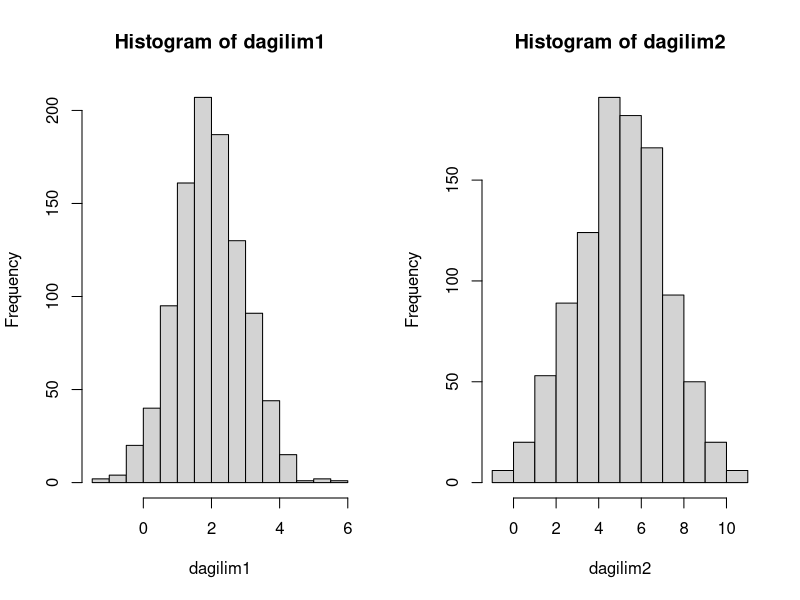
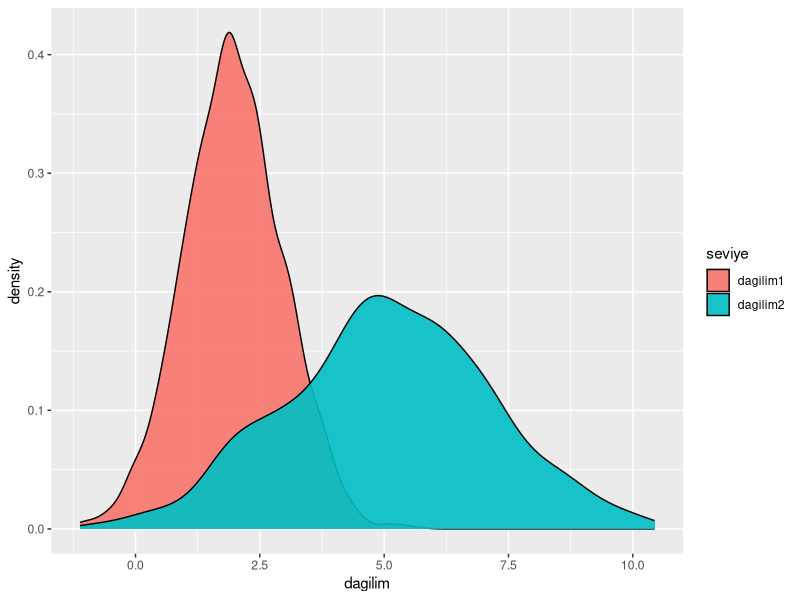
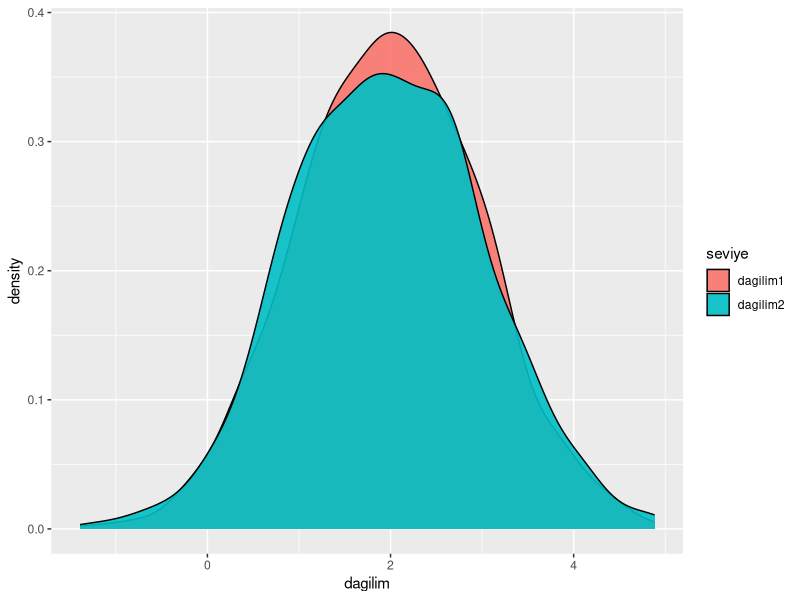
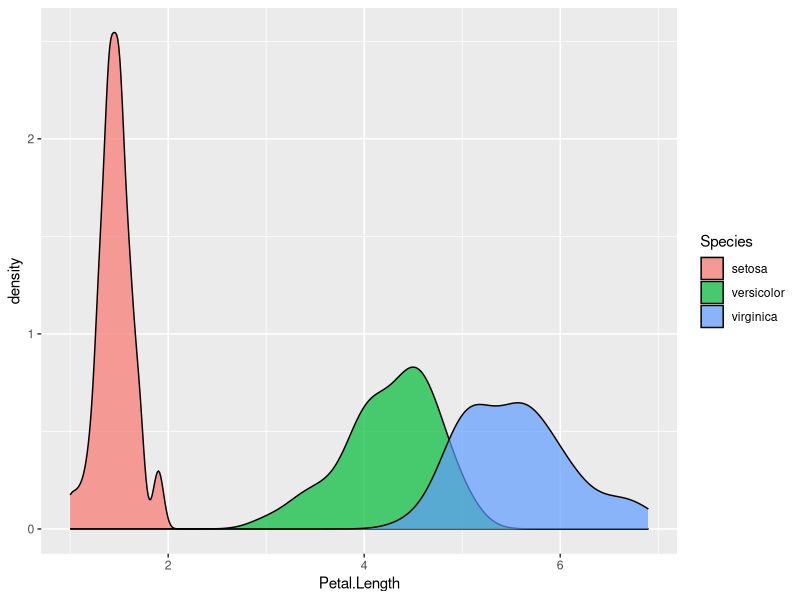

Write the R code that produced these figures, in order.
## ---- chunk 1
dagilim1 <- rnorm(n = 1000, mean = 2, sd = 1)
dagilim2 <- rnorm(n = 1000, mean = 5, sd = 2)
## ---- chunk 2
par(mfrow=c(1,2))
hist(dagilim1)
hist(dagilim2)
## ---- chunk 3
sim <- data.frame(
  dagilim = c(dagilim1, dagilim2), 
  seviye = c(
    rep("dagilim1", 1000), 
    rep("dagilim2", 1000)
    )
  )

library(ggplot2)

ggplot(data = sim, aes(x=dagilim)) + geom_density(aes(fill = seviye), alpha = 0.9)
## ---- chunk 4
test <- t.test(x = dagilim1, y = dagilim2)

test
## ---- chunk 5
test$p.value
## ---- chunk 6
test$p.value
## ---- chunk 7
test$p.value < 0.001
## ---- chunk 8
test
## ---- chunk 9
dagilim1 <- rnorm(n = 1000, mean = 2, sd = 1)
dagilim2 <- rnorm(n = 1000, mean = 2, sd = 1)

sim <- data.frame(
  dagilim = c(dagilim1, dagilim2), 
  seviye = c(
    rep("dagilim1", 1000), 
    rep("dagilim2", 1000)
    )
  )

library(ggplot2)

ggplot(data = sim, aes(x=dagilim)) + geom_density(aes(fill = seviye), alpha = 0.9)

## ---- chunk 10
test <- t.test(x = dagilim1, y = dagilim2)

test
## ---- chunk 11
test$p.value< 0.001
## ---- chunk 12
ggplot(data = iris, aes(x = Petal.Length)) + geom_density(aes(fill = Species), alpha = 0.7)
## ---- chunk 13
versicolor_petal_length  <- iris$Petal.Length[iris$Species == "versicolor"]
virginica_petal_length  <- iris$Petal.Length[iris$Species == "virginica"]
## ---- chunk 14
test <- t.test(x = versicolor_petal_length, y = virginica_petal_length)
## ---- chunk 15
test
## ---- chunk 16
test$p.value < 0.05
